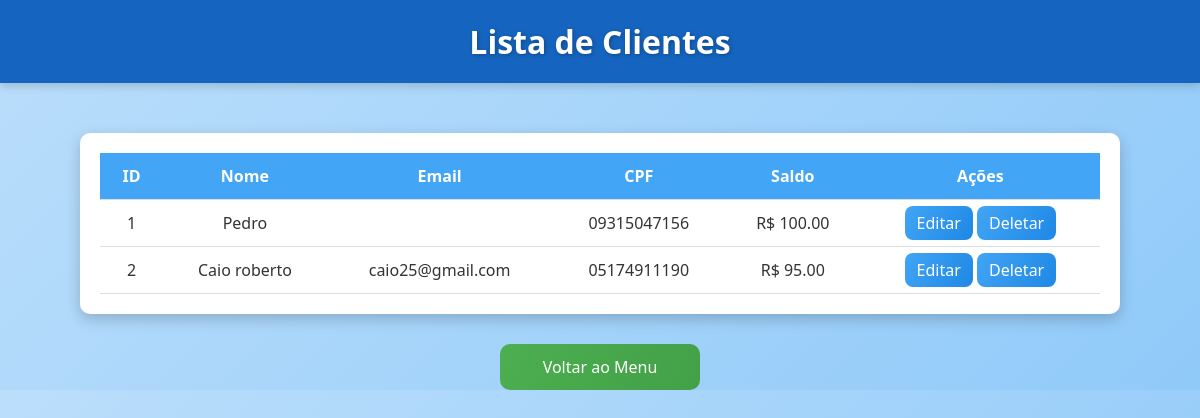
The page /listar on the database as committed earlier.
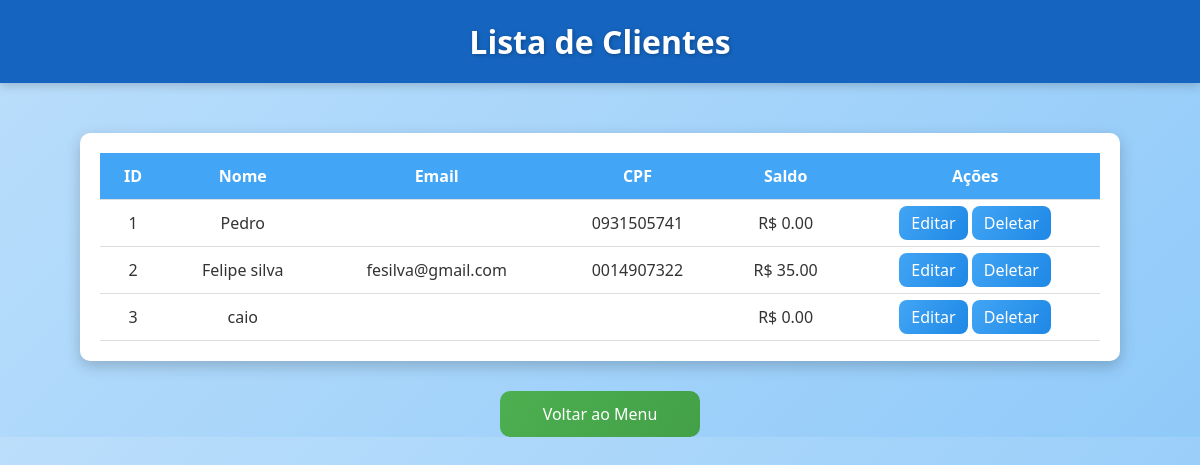
The same page on the database as committed later.
### tables this page shows
CREATE TABLE clientes (
            id INTEGER PRIMARY KEY AUTOINCREMENT,
            nome TEXT NOT NULL,
            email TEXT,
            cpf TEXT UNIQUE,
            saldo REAL DEFAULT 0
        );

### app.py (the view)
@app.route('/listar')
def listar():
    clientes = database.listar_clientes()
    return render_template('listar.html', clientes=clientes)

### database.py (called while the page is built)
def conectar():
    return sqlite3.connect('clientes.db')

def listar_clientes():
    conn = conectar()
    c = conn.cursor()
    c.execute('SELECT * FROM clientes')
    dados = c.fetchall()
    conn.close()
    return dados

### templates/listar.html (shortened to what this page needs)
<!DOCTYPE html>
<html lang="pt-BR">
<head>
</head>
<body>
    <h1> Lista de Clientes</h1>
    <div class="table-container">
        <table>
            <tr>
                <th>ID</th>
                <th>Nome</th>
                <th>Email</th>
                <th>CPF</th>
                <th>Saldo</th>
                <th>Ações</th>
            </tr>
            {% for c in clientes %}
            <tr>
                <td>{{ c[0] }}</td>
                <td>{{ c[1] }}</td>
                <td>{{ c[2] }}</td>
                <td>{{ c[3] }}</td>
                <td>R$ {{ "%.2f"|format(c[4]) }}</td>
                <td>
                    <a class="button-link" href="{{ url_for('editar', id=c[0]) }}">Editar</a>
                    <a class="button-link" href="{{ url_for('deletar', id=c[0]) }}">Deletar</a>
                </td>
            </tr>
            {% endfor %}
        </table>
    </div>
    <a id="voltar" href="{{ url_for('menu') }}">Voltar ao Menu</a>
</body>
</html>

### templates/listar.html (style rules this page uses)
body { font-family: 'Segoe UI', Arial, sans-serif; background: linear-gradient(135deg, #bbdefb, #90caf9); color: #333; margin: 0; padding: 0; display: flex; flex-direction: column; align-items: center; }
h1 { background-color: #1565c0; color: white; width: 100%; padding: 20px 0; margin: 0; text-align: center; text-shadow: 1px 1px 4px rgba(0,0,0,0.3); box-shadow: 0 2px 10px rgba(0,0,0,0.2); }
.table-container { width: 90%; max-width: 1000px; margin-top: 50px; background-color: white; padding: 20px; border-radius: 10px; box-shadow: 0 5px 15px rgba(0,0,0,0.2); overflow-x: auto; }
table { width: 100%; border-collapse: collapse; }
th, td { padding: 12px 15px; text-align: center; border-bottom: 1px solid #ddd; }
th { background-color: #42a5f5; color: white; }
a.button-link { text-decoration: none; background: linear-gradient(120deg, #42a5f5, #1e88e5); color: white; padding: 6px 12px; border-radius: 8px; font-weight: 500; transition: all 0.3s ease-in-out; }
a#voltar { display: block; margin: 30px auto 0 auto; width: 200px; text-align: center; background: linear-gradient(120deg, #4CAF50, #43a047); color: white; padding: 12px 0; border-radius: 10px; font-weight: 500; text-decoration: none; transition: all 0.3s ease-in-out; }

Rows that differ between the two databases and show on the page:
changed clientes "Pedro": cpf "09315047156" → "0931505741"; saldo "100.00" → "0.00"
changed clientes id 2: nome "Caio roberto" → "Felipe silva"; email "caio25@gmail.com" → "fesilva@gmail.com"; cpf "05174911190" → "0014907322"; saldo "95.00" → "35.00"
added clientes: id "3", nome "caio", saldo "0.00"
